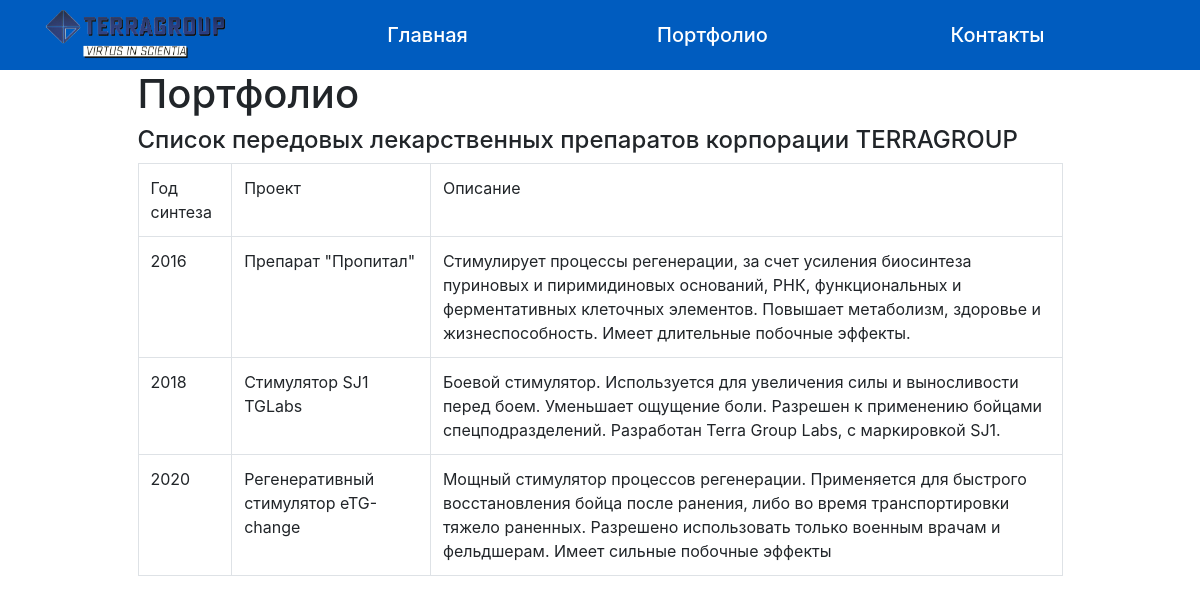
The app's page /portfolio with its own data.
### tables this page shows
CREATE TABLE `portfolio` (
  `id` int(5) NOT NULL,
  `Year` text NOT NULL,
  `Project` text NOT NULL,
  `Description` text NOT NULL
);

### application/core/view.php (called while the page is built, shortened)
<?php
class View
{
    function generate($content_view, $template_view, $data = null)
    {
        include 'application/views/'.$template_view;
    }
}

### application/controllers/controller_portfolio.php (called while the page is built)
<?php
class Controller_Portfolio extends Controller
{
    function __construct()
    {
        $this->model = new Model_Portfolio();
        $this->view = new View();
    }
    function action_index()
    {
        $data = $this->model->get_data();
        $this->view->generate('portfolio_view.php', 'template_view.php', $data);
    }
}

### application/bootstrap.php (called while the page is built, shortened)
<?php
require_once 'core/model.php';
require_once 'core/view.php';
require_once 'core/route.php';
Route::start();
?>

### index.php (called while the page is built, shortened)
<?php
require_once 'application/bootstrap.php';

### application/core/model.php (called while the page is built, shortened)
<?php
class Model
{
	public function __construct()
    {
        mysqli_set_charset($this->link = new mysqli(
            $GLOBALS['host'],
            $GLOBALS['user'],
            $GLOBALS['password'],
            $GLOBALS['database']
        ), 'utf8');
    }
}
?>

### application/models/model_portfolio.php (called while the page is built)
<?php
class Model_Portfolio extends Model
{
	public function get_data()
	{
		$query = 'SELECT * FROM portfolio';
        $result = mysqli_query($this->link, $query);
        return $result;
	}
}
?>

### application/views/portfolio_view.php (the view)
<div class="container col-10">
	<div class="row">
		<h1>Портфолио</h1>
		<h4>Список передовых лекарственных препаратов корпорации TERRAGROUP</h4><p>
		<table class="table table-bordered">
		<tr><td>Год синтеза</td><td>Проект</td><td>Описание</td></tr>
		<?php
			foreach($data as $row)
			{
				echo '<tr><td>'.$row['Year'].'</td><td>'.$row['Project'].'</td><td>'.$row['Description'].'</td></tr>';
			}
		?>
		</table>
		</p>
	</div>
</div>

### application/core/route.php (shortened to what this page needs)
<?php
class Route
{
    static function start()
    {
        $action_name = 'index';
        $action_name = 'action_'.$action_name;
        $controller = new $controller_name;
        $action = $action_name;
        if(method_exists($controller, $action))
        {
            $controller->$action();
        }
        else
        {
            Route::ErrorPage404();
        }
    }
}

### application/views/template_view.php (shortened to what this page needs)
<!DOCTYPE html>
<html lang="ru">
<head>
    <link rel="stylesheet" href="/css/style.css">
    <link rel="stylesheet" href="/css/bootstrap.css">
</head>
<body>
<header class="container-fluid">
    <div class="container">
        <div class="row">
            <div class="col">
                <a href="/">
                    <img src="/images/lodo.png" alt="logo" id="logo">
                </a>
            </div>
            <div class="col">
                <a href="#"><h5>Главная</h5></a>
            </div>
            <div class="col">
                <a href="/portfolio"><h5>Портфолио</h5></a>
            </div>
            <div class="col">
                <a href="/services"><h5>Контакты</h5></a>
            </div>
        </div>
    </div>
</header>
<main class="container">
    <?php include 'application/views/'.$content_view; ?>
</main>
</body>
</html>

### css/style.css (style rules this page uses)
header { background-color: #005cbf; }
header > .container > .row > .col { text-align:center; margin-top: 23px; }
#logo { margin-top: -13px; margin-bottom: 10px; height: 50px; float: left; }
.col > a { color: white; }
a > h5 { margin-right: 3em; display: inline; }

### records on screen
portfolio: Year "2016", Project "Препарат \"Пропитал\"", Description "Стимулирует процессы регенерации, за счет усиления биосинтеза пуриновых и пиримидиновых оснований, РНК, функциональных и ферментативных клеточных элементов. Повышает метаболизм, здоровье и жизнеспособность. Имеет длительные побочные эффекты."
portfolio: Year "2018", Project "Стимулятор SJ1 TGLabs", Description "Боевой стимулятор. Используется для увеличения силы и выносливости перед боем. Уменьшает ощущение боли. Разрешен к применению бойцами спецподразделений. Разработан Terra Group Labs, с маркировкой SJ1."
portfolio: Year "2020", Project "Регенеративный стимулятор eTG-change", Description "Мощный стимулятор процессов регенерации. Применяется для быстрого восстановления бойца после ранения, либо во время транспортировки тяжело раненных. Разрешено использовать только военным врачам и фельдшерам. Имеет сильные побочные эффекты"
